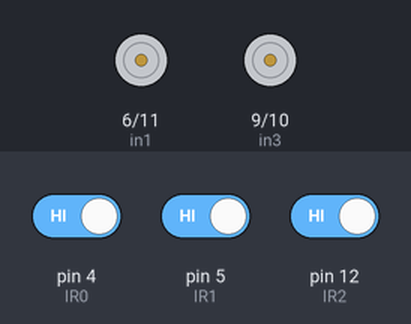
This sketch was run on a simulated Arduino Mega 2560, built with avr-gcc and run on an emulated ATmega2560. On the bench: motor-driver pin pairs drawn as motors (green arrow = first pin HIGH = forward, orange = second pin HIGH = backward, longer = more drive, scaled by the enable pin). The inputs (shaded band) are chosen by the test bench; at power-on: pin 4 (IR0) HIGH, pin 5 (IR1) HIGH, pin 12 (IR2) HIGH. What the sketch prints to the serial monitor is not drawn.

Above: at 1.4 s.
1.5 s: pin 4 (IR0) driven LOW
At 4.8 s:
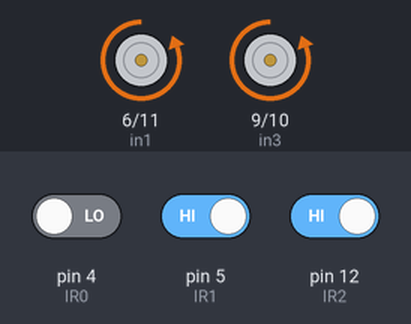
7.2 s: pin 5 (IR1) driven LOW
9.7 s: pin 5 (IR1) driven HIGH
At 10.2 s:
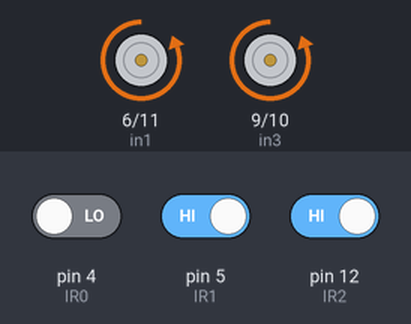
15.4 s: pin 12 (IR2) driven LOW
17.9 s: pin 12 (IR2) driven HIGH
At 19.5 s:
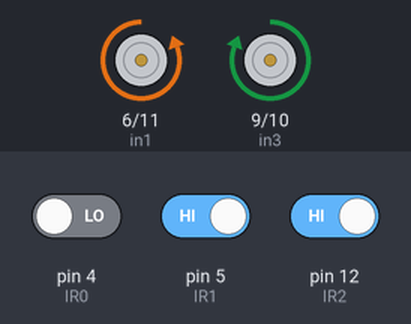
23.0 s: pin 4 (IR0) driven HIGH
At 25.0 s:
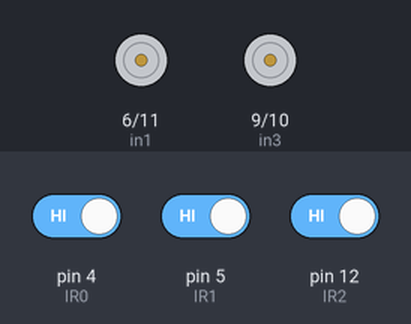
Timing chart, 0 to 26.5 s (numbered marks = the images above; inputs shaded):
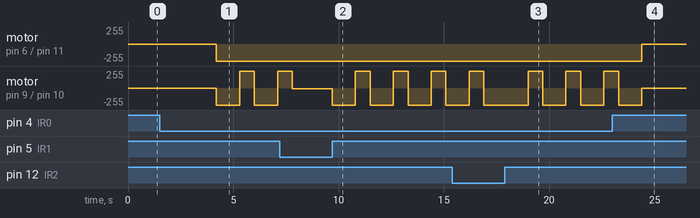

The sketch:

script_final.ino
```cpp
#define in1 6
#define in2 11
#define in3 9
#define in4 10
#define IR0 4
#define IR1 5
#define IR2 12
#define LED 11
#define en1 45
#define en2 50
#define turn_right 700
#define turn_left  700
#define one_inch_for   1100
#define one_inch_back   500
#define turn_u 1371
#define sped 13
int IRS[3] = {0,0,0};
int a;
int b;
int c;
int l = 1;
int h = 1;
int k = 1;
int time1;
int time2;
int deltaTime = 0 ;

void setup() {
 pinMode(in1,OUTPUT);
 pinMode(in2,OUTPUT);
 pinMode(in3,OUTPUT);
 pinMode(in4,OUTPUT);
 pinMode(en1,OUTPUT);
 pinMode(en2,OUTPUT);
 pinMode(IR0,INPUT);
 pinMode(IR1,INPUT);
 pinMode(IR2,INPUT);
 digitalWrite(en1,HIGH);
 digitalWrite(en2,HIGH);
Serial.begin(9600);

a=digitalRead(4);
b=digitalRead(5);
c=digitalRead(12);
Serial.println(a);
Serial.println(b);
Serial.println(c);
Serial.println("+++++++++++++++++++++++++++++++++++");
delay(200);
}

void loop() {
  if(l){

  if(h == 1) delay(4000); // a delay at the begining to help when testing
  h = 2;


 check();
//+++++++++++++++++++++++++++++++++  line following  ++++++++++++++++++++++++++++++++++++++++++++++++++
  if( IRS[0] == 0 && IRS[1] == 1 && IRS[2] == 0 ) forward();
  if( IRS[0] == 1 && IRS[1] == 0 && IRS[2] == 0 ) {
    k = 1 ;
    forward_more_right();
    }
  if( IRS[0] == 0 && IRS[1] == 0 && IRS[2] == 1 ) {
    k = 1 ;
    forward_more_left();
    }
//+++++++++++++++++++++++++++++++++++++++++++++++++++++++++++++++++++++++++++++++++++++++++++++++++++++

  if( IRS[0] == 0 && IRS[1] == 1 && IRS[2] == 1 ) turnleft();
  if( IRS[0] == 1 && IRS[1] == 1 && IRS[2] == 1 ) condition_2();

  else if( IRS[0] == 1 && IRS[1] == 1 && IRS[2] == 0 ) condition_1();

  else if( IRS[0] == 0 && IRS[1] == 0 && IRS[2] == 0 ){
  if (k == 1)   time1 = millis();
  k = 2;
  if( k == 2) time2 = millis();
  deltaTime = time2 - time1;
  if ( deltaTime > 1000) turnU();
  }
}}
void check(){
  IRS[0] = digitalRead(IR0);
  IRS[1] = digitalRead(IR1);
  IRS[2] = digitalRead(IR2);

}
void forward(){
  k = 1 ;
  digitalWrite(in2,HIGH);
  digitalWrite(in4,HIGH);
  digitalWrite(in1,LOW);
  digitalWrite(in3,LOW);
}
void forward_more_right(){
  analogWrite(in2,sped);
  digitalWrite(in4,HIGH);
  digitalWrite(in1,LOW);
  digitalWrite(in3,LOW);
}
void forward_more_left(){
  digitalWrite(in2,HIGH);
  analogWrite(in4,sped);
  digitalWrite(in1,LOW);
  digitalWrite(in3,LOW);
}
void backward(){
  digitalWrite(in1,HIGH);
  digitalWrite(in3,HIGH);
  digitalWrite(in2,LOW);
  digitalWrite(in4,LOW);
}
void stop_cart(){
  k = 1 ;
  digitalWrite(in2,LOW);
  digitalWrite(in4,LOW);
  digitalWrite(in1,LOW);
  digitalWrite(in3,LOW);
}
void turnright (){
  k = 1 ;
  digitalWrite(in1,HIGH);
  digitalWrite(in3,LOW);
  digitalWrite(in2,LOW);
  digitalWrite(in4,HIGH);
  delay(turn_right);
  stop_cart();
}
void turnleft (){
  k = 1 ;
  forward_inch();
  digitalWrite(in1,LOW);
  digitalWrite(in3,HIGH);
  digitalWrite(in2,HIGH);
  digitalWrite(in4,LOW);
  delay(turn_left);
  stop_cart();
}
void turnU (){
  digitalWrite(in1,LOW);
  digitalWrite(in3,HIGH);
  digitalWrite(in2,HIGH);
  digitalWrite(in4,LOW);
  delay(turn_u);
  k = 1;
  stop_cart();
}
void forward_inch(){
  forward();
  delay(one_inch_for);
  stop_cart();
}
void backward_inch(){
  backward();
  delay(one_inch_back);
  stop_cart();
}
void condition_1(){
  forward_inch();
  check();

  if( IRS[0] == 0 && IRS[1] == 1 && IRS[2] == 0 ){

    forward();
  }


  if( IRS[0] == 0 && IRS[1] == 0 && IRS[2] == 0 ){
    turnright();
  }
}
void condition_2(){
  forward_inch();
  check();


  if( IRS[0] == 1 && IRS[1] == 1 && IRS[2] == 1){
    stop_cart();
    l = 0;
    //digitalWrite(LED,HIGH);
  }
  else{
    turnleft();
  }
}
void Affichage(){
Serial.println(IRS[0]);
Serial.println(IRS[1]);
Serial.println(IRS[2]);
Serial.println("+++++++++++++++++++++++++++++++++++");
}
void Testing(){
  check();
 Affichage();}
```

Measured:
- after the input at 1.5 s, motor on pin 6 (in1) / pin 11 (in2): goes on until 4.2 s, then stays backward 255/255
- after the input at 9.7 s, motor on pin 9 (in3) / pin 10 (in4): alternates forward 255/255 for 0.70 s and backward 255/255 for 1.1 s, starting at once
- after the input at 17.9 s, motor on pin 9 (in3) / pin 10 (in4): alternates forward 255/255 for 0.70 s and backward 255/255 for 1.1 s, starting after 1.1 s
- after the input at 23.0 s, motor on pin 6 (in1) / pin 11 (in2): backward 255/255 → stopped after 1.4 s
- by itself, motor on pin 9 (in3) / pin 10 (in4): alternates forward 255/255 for 0.70 s and backward 255/255 for 1.1 s
